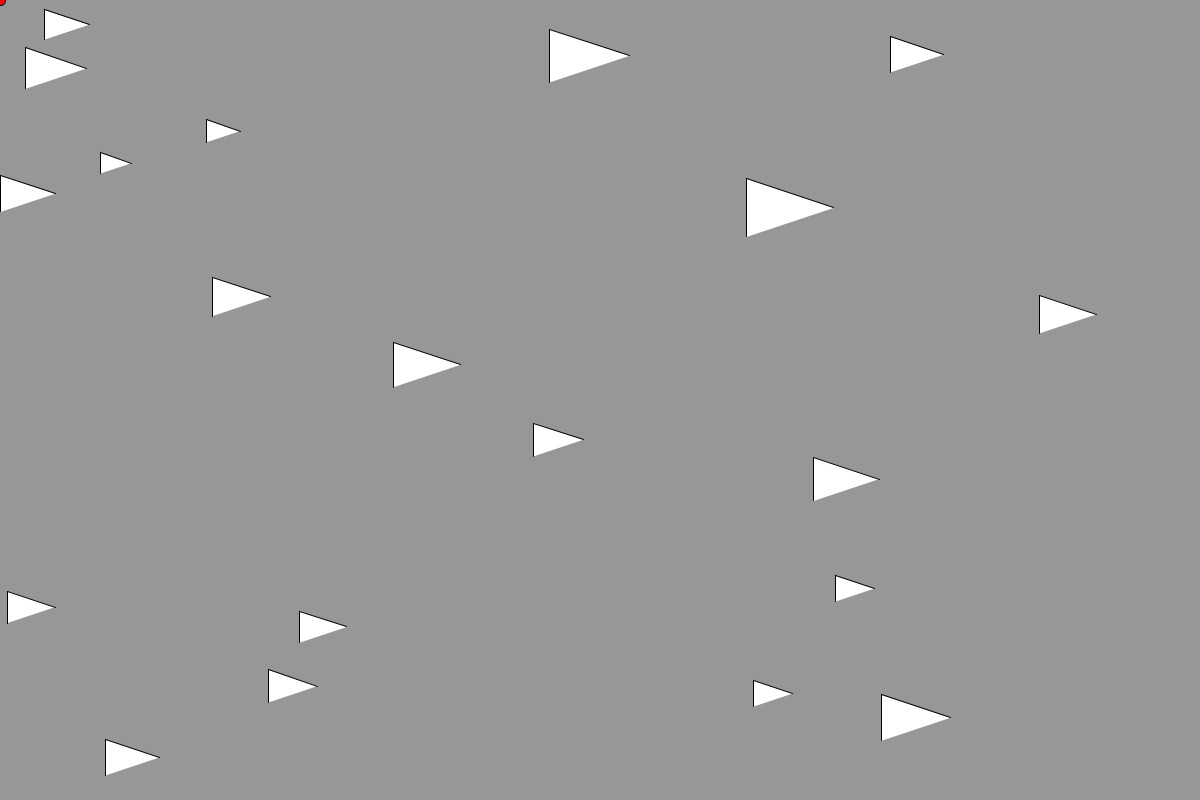
Frame 1 (no input)
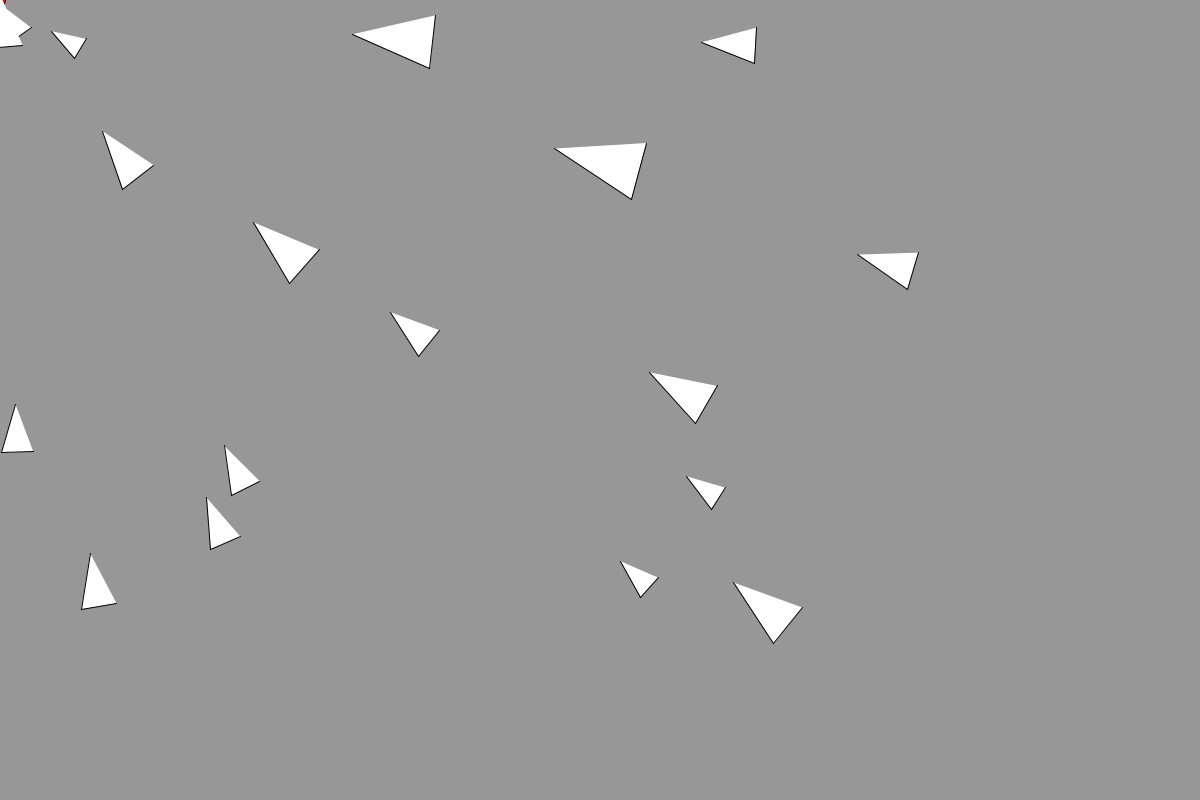
Frame 60 (the mouse pressed at the canvas centre just before this capture)
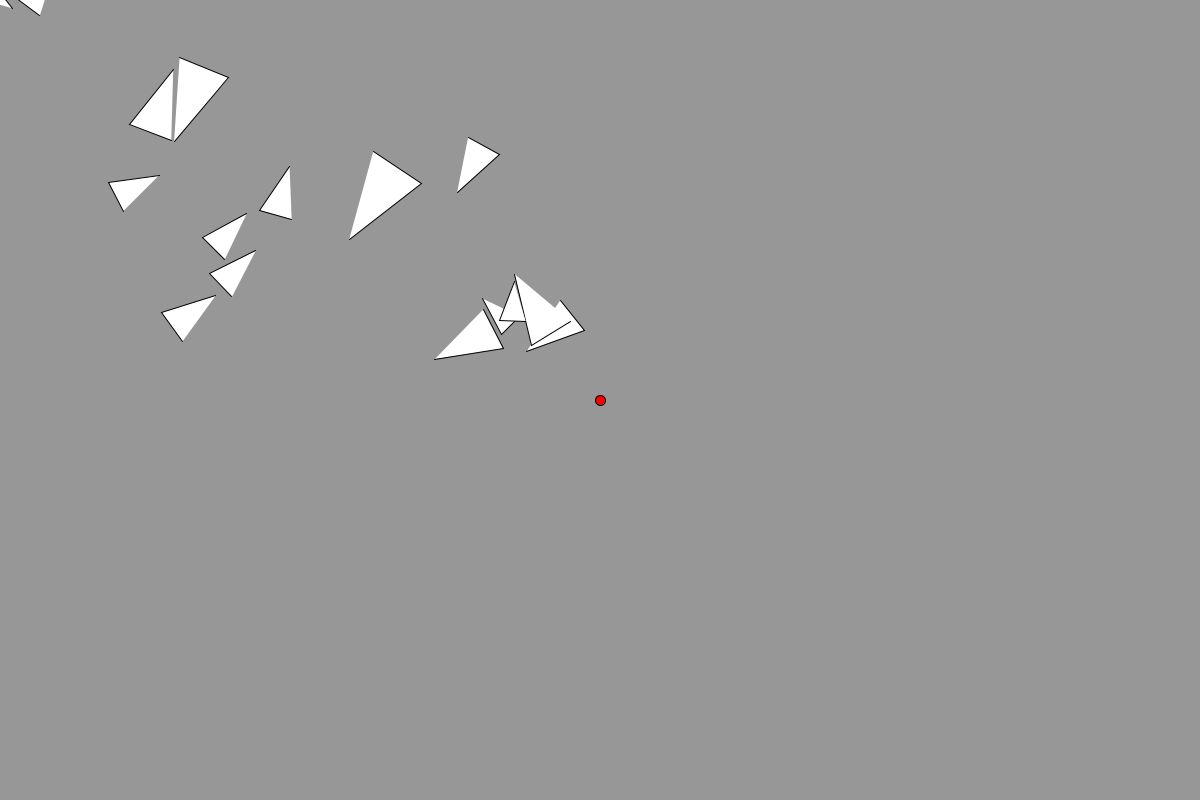
Frame 120 (the mouse held since frame 60 and released just before this capture)

The Processing sketch that drew these frames (run headless with seeded random() and noise(); from frame 60 on, the mouse is pressed at the canvas centre):

// Processing sketch: seekarrive
// ── seekarrive.pde
PVector p, v, a, target;
Mover m;

ArrayList<Mover> movers;

void setup() {
  size (1200, 800);
  movers = new ArrayList<Mover>();


 
  for (int i = 0; i < 20; i++) {
     p = new PVector(random(width), random(height));
     v = new PVector(0, 0);
     a = new PVector(0, 0);
    movers.add(new Mover(p, v, a, random(10, 30)));
  }
}



void draw() {
  background(151);
  //translate(width/2, height/2);
  target = new PVector(mouseX, mouseY);
  pushMatrix();
  fill(255, 0, 0);
  ellipse(mouseX, mouseY, 10, 10);
  popMatrix();
  for (Mover m: movers) {
    m.show();
    m.move();
    m.seek(target);
  }
}


class Mover {
  PVector pos;
  PVector vel;
  PVector acc;
  float r;
  float maxvel;
  float maxforce;

  Mover(PVector pos, PVector vel, PVector acc, float r) {
    this.pos = pos;
    this.vel = vel;
    this.acc = acc;
    this.r = r;
    maxvel = 8;
    maxforce = 0.1;
  }


  void show() {

    fill(255);
    stroke(0);
    float angle = this.vel.heading() + PI/2;

    pushMatrix();
    translate(this.pos.x, this.pos.y);
    rotate(angle);
    beginShape();
    vertex(0, -this.r * 2);
    vertex(-this.r, this.r);
    vertex(this.r, this.r);
    endShape();
    popMatrix();
  }

  void move() {
    this.vel.add(this.acc);
    this.pos.add(this.vel);
  }

  void seek(PVector target) {
    PVector desired = PVector.sub(target, this.pos);
    float d = desired.mag();
    desired.normalize();

    desired.normalize();
    if (d < 100) {
      float m = map(d, 0, 100, 0, maxvel);
      desired.mult(m);
    } else {
      desired.mult(this.maxvel);
    }
    if ( d < 1) {
      this.vel.add(new PVector(random(-10, 10), random(-10, 10)));
    }


    PVector steer = PVector.sub(desired, this.vel);
    steer.limit(maxforce);



    applyForce(steer);
  }

  void applyForce(PVector force) {
    this.acc = force;
  }
}
